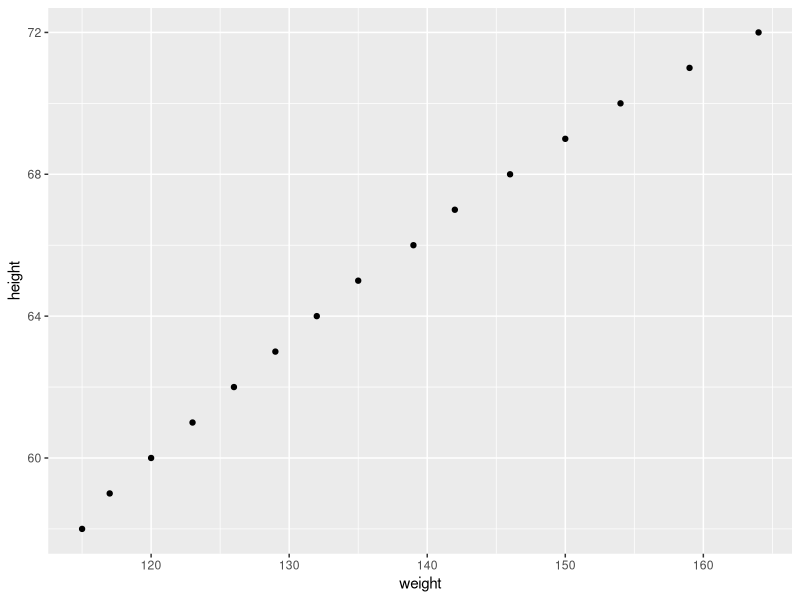
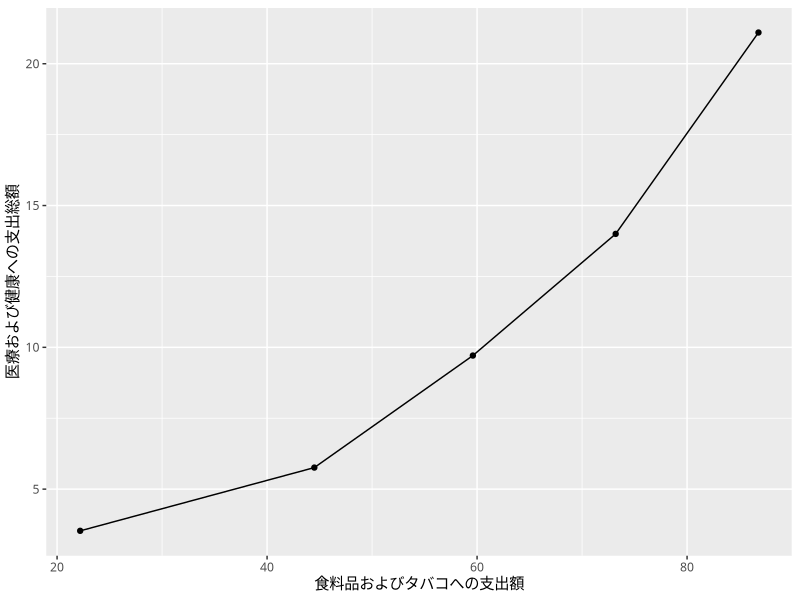
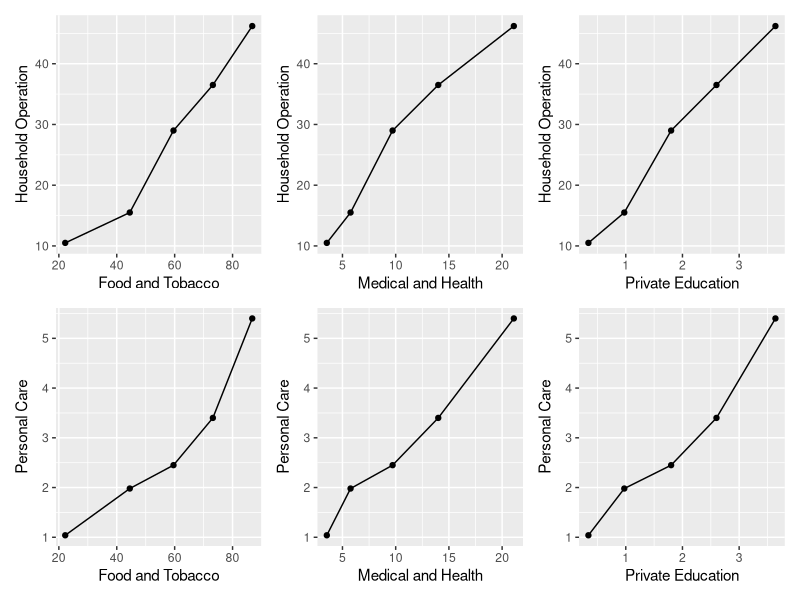
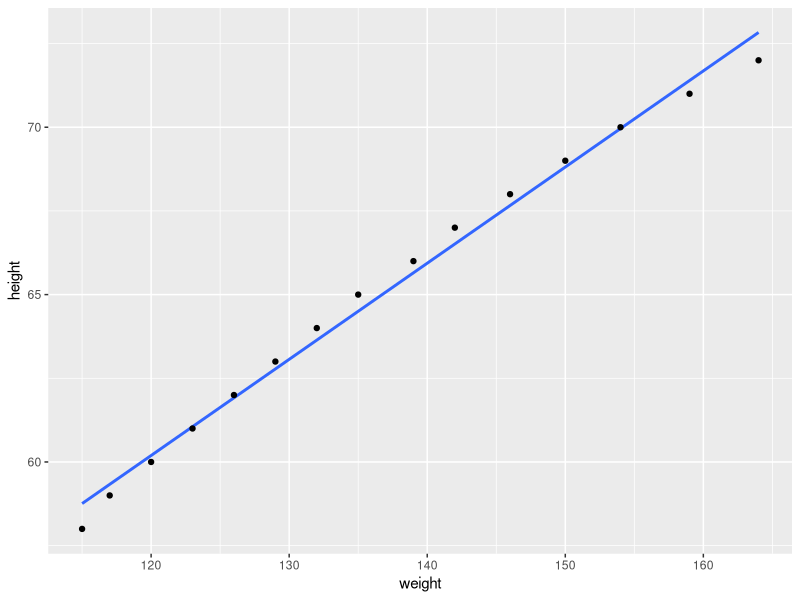
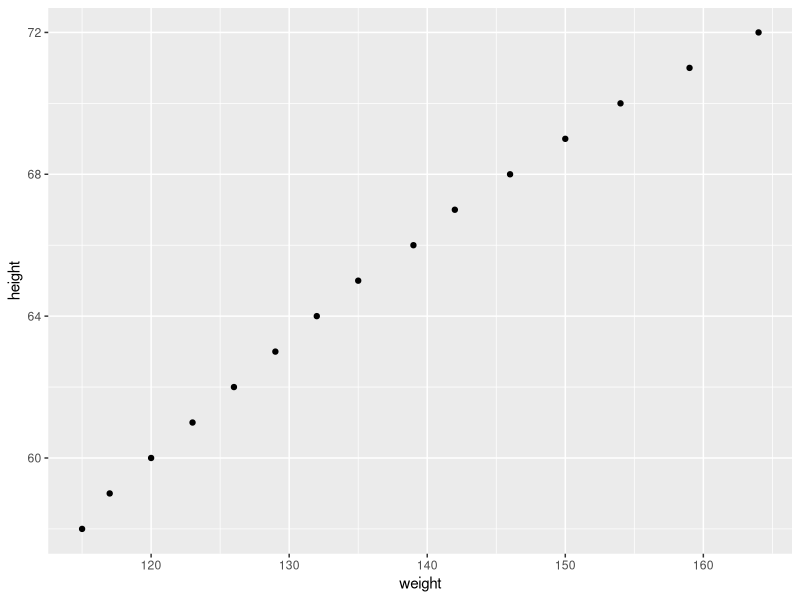
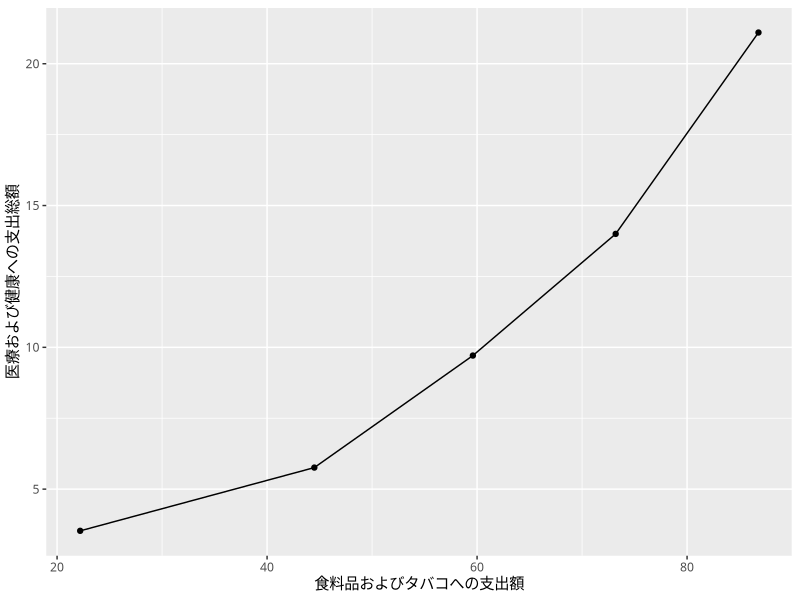
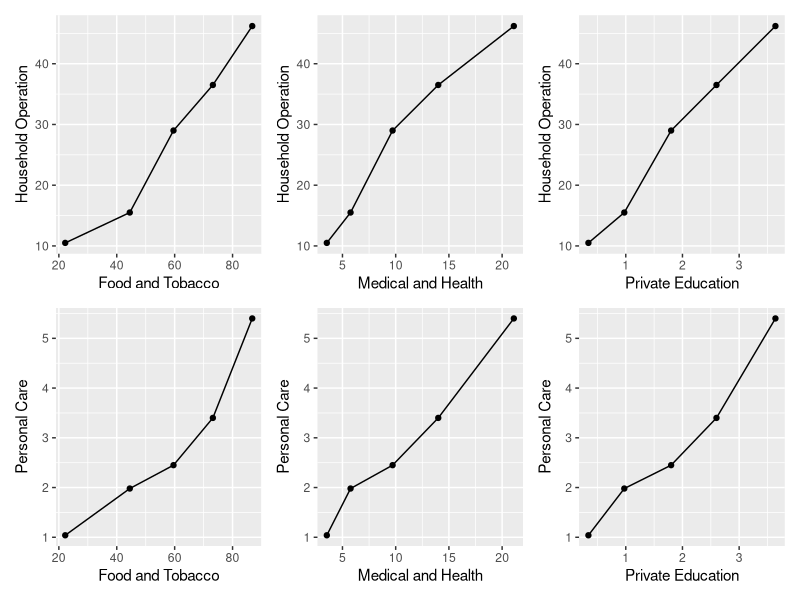
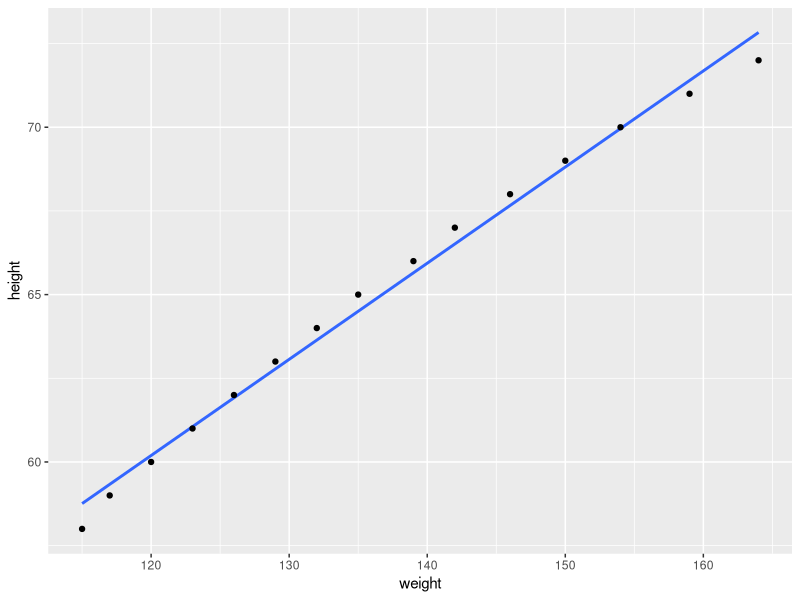

These figures' R source, in order:
#chapter01

#package呼び出し
.libPaths()
#packageをDLするpathを設定する
.libPaths("C:/06-R/seminar_R/library")
install.packages("dplyr")
install.packages("tidyr")
install.packages("ggplot2")
install.packages("readxl")
install.packages("tidyverse")
install.packages("here")
library(dplyr)
library(tidyr)
library(ggplot2)
library(readxl)
library(tidyverse)
library(here)
#Figure 1.1
output_path <- here::here("output/ch01")

women %>% 
  ggplot(aes(x = weight, 
             y = height)) +
  geom_point()
ggsave("Figure_1.1.png",path = output_path)


#Figure 1.2

USPersonalExpenditure %>% 
  as_tibble(rownames = "item") %>% 
  pivot_longer(`1940`:`1960`, 
               names_to  = "year",  
               values_to = "expenditure") %>% 
  pivot_wider(names_from  = item, 
              values_from = expenditure) %>% 
  ggplot(aes(x = `Food and Tobacco`,
             y = `Medical and Health`)) +
  geom_point() +
  geom_line() +
  xlab("食料品およびタバコへの支出額") +
  ylab("医療および健康への支出総額") +
  theme_gray(base_family = "HiraKakuPro-W3")
ggsave("Figure_1.2.png",path = output_path)

#table 1.1
install.packages("kableExtra")
library(kableExtra)
USPersonalExpenditure %>% 
  kableExtra::kbl() %>% 
  kableExtra::kable_classic_2()

#Figure 1.3
usp <- USPersonalExpenditure %>% 
  as_tibble(rownames = "item") %>% 
  pivot_longer(`1940`:`1960`, 
               names_to  = "year",  
               values_to = "expenditure") %>% 
  pivot_wider(names_from  = item, 
              values_from = expenditure)

g1 <- usp %>% 
  ggplot(aes(x = `Food and Tobacco`,
             y = `Household Operation`)) +
  geom_point() +
  geom_line()

g2 <- usp %>% 
  ggplot(aes(x = `Medical and Health`,
             y = `Household Operation`)) +
  geom_point() +
  geom_line()

g3 <- usp %>% 
  ggplot(aes(x = `Private Education`,
             y = `Household Operation`)) +
  geom_point() +
  geom_line()

g4 <- usp %>% 
  ggplot(aes(x = `Food and Tobacco`,
             y = `Personal Care`)) +
  geom_point() +
  geom_line()

g5 <- usp %>% 
  ggplot(aes(x = `Medical and Health`,
             y = `Personal Care`)) +
  geom_point() +
  geom_line()

g6 <- usp %>% 
  ggplot(aes(x = `Private Education`,
             y = `Personal Care`)) +
  geom_point() +
  geom_line()

install.packages("patchwork")
library(patchwork)

g1 + g2 + g3 + 
  g4 + g5 + g6 + 
  plot_layout(ncol = 3)
ggsave("Figure_1.3.png",path = output_path)

#Figure 1.5
women %>%
  ggplot(aes(x = weight,
             y = height)) +
  geom_smooth(method = "lm", se = FALSE) +
  geom_point()
ggsave("Figure_1.5.png",path = output_path)
